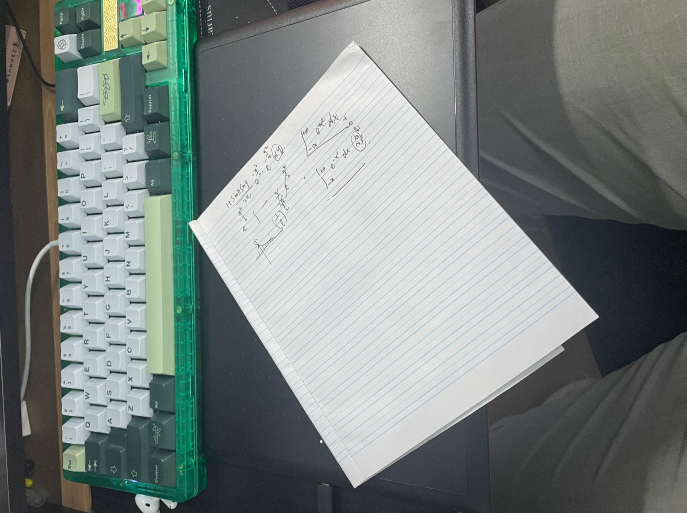
#> input picture images/Xnip2022-06-26_16-59-55.jpg, 1373 x 1026 px (shown at 1/2 size)
$ python -i predict.py   (imports and definitions only)
#> lines starting #> are read from the running program, lines starting #| are printed output that depends on the picture; after the words box and inside, x2 and y2 are one past the last pixel; in counts of white or black regions, pixels touching at a corner belong together
import glob
import os
import warnings
import numpy as np
import cv2
import sys
import math
import time
import paddle
import paddle.nn as nn
import paddle.nn.functional as F
import matplotlib.pyplot as plt
from transform import *

# [1 line not run here, left out]


# [8 lines left out: function SyncBatchNorm, not called in this run]


class ConvBNReLU(nn.Layer):
    # [23 lines left out: functions __init__, forward, not called in this run]


class ConvBN(nn.Layer):
    # [19 lines left out: functions __init__, forward, not called in this run]


class Activation(nn.Layer):
    """
    The wrapper of activations.

    Args:
        act (str, optional): The activation name in lowercase. It must be one of ['elu', 'gelu',
            'hardshrink', 'tanh', 'hardtanh', 'prelu', 'relu', 'relu6', 'selu', 'leakyrelu', 'sigmoid',
            'softmax', 'softplus', 'softshrink', 'softsign', 'tanhshrink', 'logsigmoid', 'logsoftmax',
            'hsigmoid']. Default: None, means identical transformation.

    Returns:
        A callable object of Activation.

    Raises:
        KeyError: When parameter `act` is not in the optional range.

    Examples:

        from paddleseg.models.common.activation import Activation

        relu = Activation("relu")
        print(relu)
        # <class 'paddle.nn.layer.activation.ReLU'>

        sigmoid = Activation("sigmoid")
        print(sigmoid)
        # <class 'paddle.nn.layer.activation.Sigmoid'>

        not_exit_one = Activation("not_exit_one")
        # KeyError: "not_exit_one does not exist in the current dict_keys(['elu', 'gelu', 'hardshrink',
        # 'tanh', 'hardtanh', 'prelu', 'relu', 'relu6', 'selu', 'leakyrelu', 'sigmoid', 'softmax',
        # 'softplus', 'softshrink', 'softsign', 'tanhshrink', 'logsigmoid', 'logsoftmax', 'hsigmoid'])"
    """

    # [22 lines left out: functions __init__, forward, not called in this run]


class Add(nn.Layer):
    def __init__(self):
        super().__init__()

    def forward(self, x, y, name=None):
        return paddle.add(x, y, name)


class HRNet(nn.Layer):
    """
    The HRNet implementation based on PaddlePaddle.

    The original article refers to
    Jingdong Wang, et, al. "HRNet：Deep High-Resolution Representation Learning for Visual Recognition"
    (https://arxiv.org/pdf/1908.07919.pdf).

    Args:
        pretrained (str, optional): The path of pretrained model.
        stage1_num_modules (int, optional): Number of modules for stage1. Default 1.
        stage1_num_blocks (list, optional): Number of blocks per module for stage1. Default (4).
        stage1_num_channels (list, optional): Number of channels per branch for stage1. Default (64).
        stage2_num_modules (int, optional): Number of modules for stage2. Default 1.
        stage2_num_blocks (list, optional): Number of blocks per module for stage2. Default (4, 4).
        stage2_num_channels (list, optional): Number of channels per branch for stage2. Default (18, 36).
        stage3_num_modules (int, optional): Number of modules for stage3. Default 4.
        stage3_num_blocks (list, optional): Number of blocks per module for stage3. Default (4, 4, 4).
        stage3_num_channels (list, optional): Number of channels per branch for stage3. Default [18, 36, 72).
        stage4_num_modules (int, optional): Number of modules for stage4. Default 3.
        stage4_num_blocks (list, optional): Number of blocks per module for stage4. Default (4, 4, 4, 4).
        stage4_num_channels (list, optional): Number of channels per branch for stage4. Default (18, 36, 72. 144).
        has_se (bool, optional): Whether to use Squeeze-and-Excitation module. Default False.
        align_corners (bool, optional): An argument of F.interpolate. It should be set to False when the feature size is even,
            e.g. 1024x512, otherwise it is True, e.g. 769x769. Default: False.
    """

    # [130 lines left out: functions __init__, forward, not called in this run]


class Layer1(nn.Layer):
    # [29 lines left out: functions __init__, forward, not called in this run]


class TransitionLayer(nn.Layer):
    # [41 lines left out: functions __init__, forward, not called in this run]


class Branches(nn.Layer):
    # [34 lines left out: functions __init__, forward, not called in this run]


class BottleneckBlock(nn.Layer):
    # [65 lines left out: functions __init__, forward, not called in this run]


class BasicBlock(nn.Layer):
    # [58 lines left out: functions __init__, forward, not called in this run]


class SELayer(nn.Layer):
    # [33 lines left out: functions __init__, forward, not called in this run]


class Stage(nn.Layer):
    # [47 lines left out: functions __init__, forward, not called in this run]


class HighResolutionModule(nn.Layer):
    # [31 lines left out: functions __init__, forward, not called in this run]


class FuseLayers(nn.Layer):
    # [101 lines left out: functions __init__, forward, HRNet_W48, not called in this run]


class OCRNet(nn.Layer):
    # [38 lines left out: functions __init__, forward, not called in this run]


class SpatialGatherBlock(nn.Layer):
    """Aggregation layer to compute the pixel-region representation."""

    # [20 lines left out: functions __init__, forward, not called in this run]


class SpatialOCRModule(nn.Layer):
    """Aggregate the global object representation to update the representation for each pixel."""

    # [18 lines left out: functions __init__, forward, not called in this run]


class ObjectAttentionBlock(nn.Layer):
    """A self-attention module."""

    # [47 lines left out: functions __init__, forward, not called in this run]


class OCRHead(nn.Layer):
    # [68 lines left out: functions __init__, forward, process, not called in this run]


def get_main_point(image_gray):
    image_gray = np.uint8(image_gray)
    # canny边缘检测
    img_edge = cv2.Canny(image_gray, 100, 200)
    kernel = np.ones((3, 3), np.uint8)
    img_edge = cv2.dilate(img_edge, kernel, iterations=3)
    # 寻找边界轮廓
    contours, hierarchy = cv2.findContours(img_edge, cv2.RETR_TREE, cv2.CHAIN_APPROX_SIMPLE)
    # 绘制轮廓
    cv2.drawContours(image_gray, contours, -1, (0, 0, 0), 1)
    biggest_contour = contours[0]
    biggest_len = cv2.arcLength(biggest_contour, True)
    for contour in contours:
        # 获取contour长度
        lenght = cv2.arcLength(contour, True)
        if lenght > biggest_len:
            biggest_contour = contour
            biggest_len = lenght
    # 拟合多边形
    min_epsilon = 0
    max_epsilon = 500
    approx = cv2.approxPolyDP(biggest_contour, (max_epsilon + min_epsilon) / 2, True)
    while len(approx) != 4:
        epsilon = (max_epsilon + min_epsilon) / 2
        if len(approx) > 4:
            min_epsilon = epsilon
        else:
            max_epsilon = epsilon
        approx = cv2.approxPolyDP(biggest_contour, (max_epsilon + min_epsilon) / 2, True)
    return approx


def show(img):
    plt.imshow(img)
    plt.show()


# [60 lines left out: functions sort_pts, predict_one_image, not called in this run]


# [13 lines not run here, left out]
    # process(src_image_dir, save_dir)
    # process(r'C:\Users\david\Desktop\train_datasets_document_detection_0411\images', './')

>>> import cv2
>>> picture = cv2.imread('images/Xnip2022-06-26_16-59-55.jpg', cv2.IMREAD_GRAYSCALE)
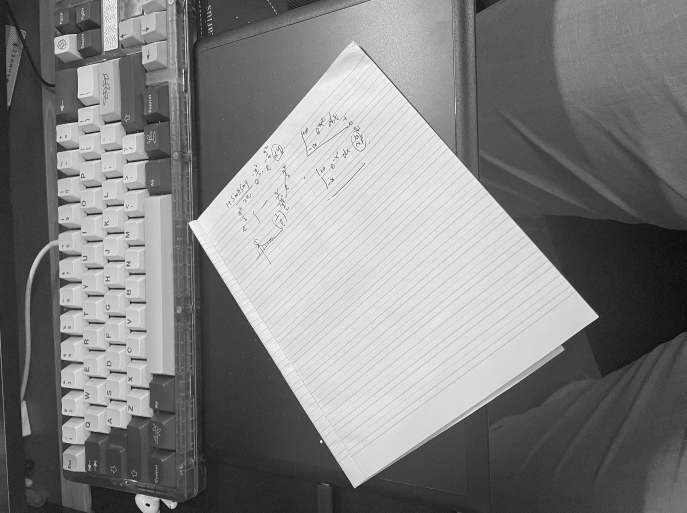
#> picture: shape (1026, 1373) (shown at 1/2 size); min 1, max 255, mean 127.3
>>> result = get_main_point(picture)
#> in get_main_point, `img_edge = cv2.Canny(image_gray, 100, 200)`:
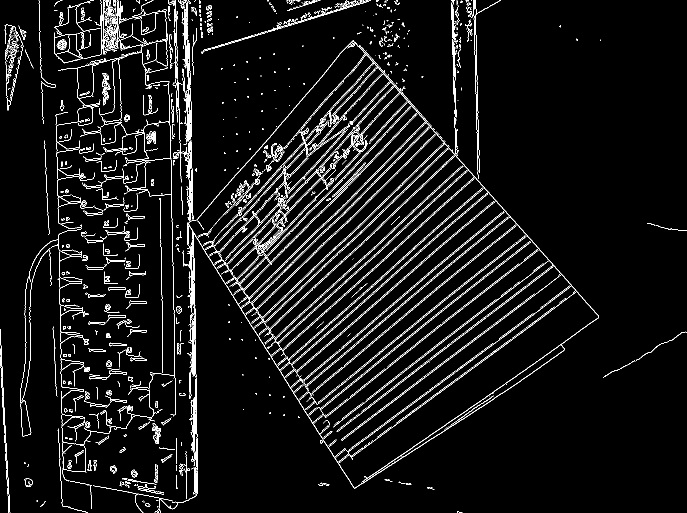
#> img_edge: shape (1026, 1373) (shown at 1/2 size); 5.3% white in thin lines or dots
#> in get_main_point, `img_edge = cv2.dilate(img_edge, kernel, iterations=3)`:
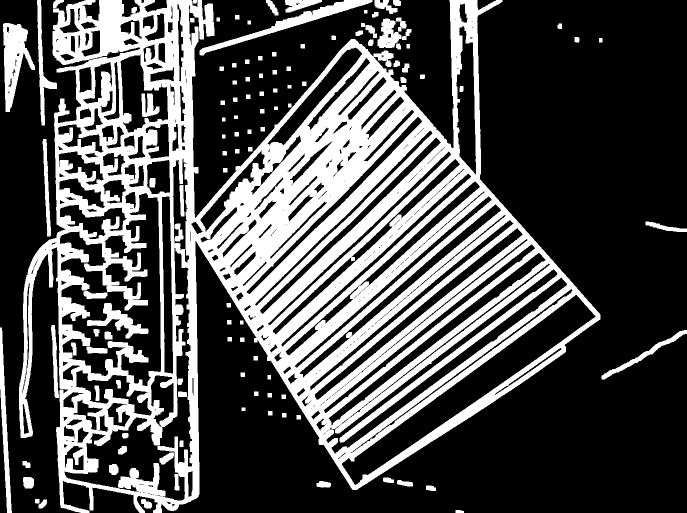
#> img_edge: shape (1026, 1373) (shown at 1/2 size); 31.1% white; 114 white regions
#> in get_main_point, `contours, hierarchy = cv2.findContours(img_edge, cv2.RETR_TREE, cv2.CH..`: contours = 1001 contours, 700 with area under 20; largest, box (x1, y1, x2, y2) and area: (38, 0, 1201, 1026) 678510, (119, 385, 323, 773) 43569, (683, 589, 1192, 971) 30350, (128, 495, 386, 1002) 28045, (652, 538, 1135, 908) 16134
#> in get_main_point, `cv2.drawContours(image_gray, contours, -1, (0, 0, 0), 1)`:
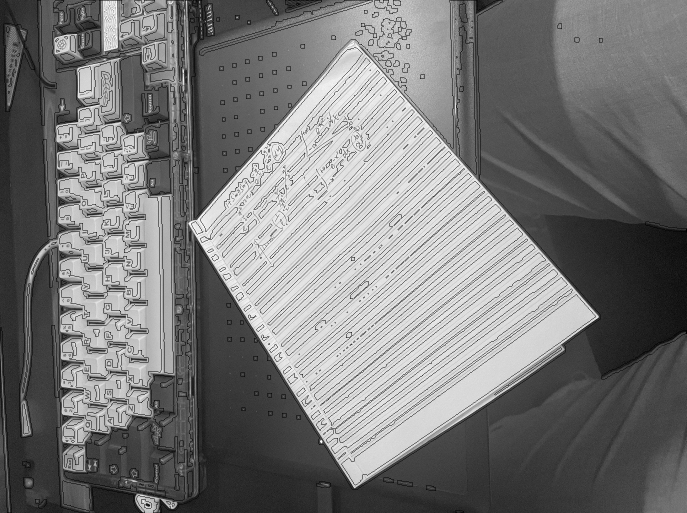
#> image_gray: shape (1026, 1373) (shown at 1/2 size); 4.34% of pixels changed, all inside (x1, y1, x2, y2) = (0, 0, 1373, 1026)
#> in get_main_point, `biggest_contour = contours[0]`: biggest_contour = [[911, 1020], [911, 1025], [927, 1025], [927, 1022], [925, 1022], [924, 1021], [921, 1021], [920, 1020]]
#> in get_main_point, `biggest_len = cv2.arcLength(biggest_contour, True)`: biggest_len = 40.83
#> the loop in get_main_point, `for contour in contours:` made 1001 passes
#> (lenght, biggest_len) on passes 2, 3, 6, 7, 23, 24, 103, 109: (57.21, 57.21), (70.38, 70.38), (75.56, 75.56), (80.14, 80.14), (430.9, 430.9), (766.1, 766.1), (817.6, 817.6), (9138, 9138)
#> (contour, lenght) on passes 12, 13, 14, 15, 18, 20: ([[564, 826], [564, 834], [572, 834], [572, 826]], 32), ([[536, 822], [536, 830], [544, 830], [544, 822]], 32), ([[483, 815], [483, 821], [490, 821], [490, 815]], 26), ([[563, 789], [563, 797], [571, 797], [571, 789]], 32), ([[535, 750], [535, 758], [541, 758], [541, 750]], 28), ([[507, 712], [507, 720], [515, 720], [515, 712]], 32)
#> after the loop in get_main_point, `for contour in contours:`: biggest_contour = contour of 2401 points, box (x1, y1, x2, y2) (38, 0, 1201, 1026), area 678510; biggest_len = 9138
#> in get_main_point, `approx = cv2.approxPolyDP(biggest_contour, (max_epsilon + min_epsilon)..`: approx = [[106, 17], [122, 1015], [391, 481], [705, 979], [1200, 638], [1004, 0], [390, 436], [425, 8]]
#> the loop in get_main_point, `while len(approx) != 4:` made 2 passes
#> (epsilon, min_epsilon, approx) on pass 2: (375, 375, [[106, 17], [122, 1015], [1200, 638], [1004, 0]])
#> (epsilon, min_epsilon) on pass 1: (250, 250)
#> result = [[106, 17], [122, 1015], [1200, 638], [1004, 0]]
